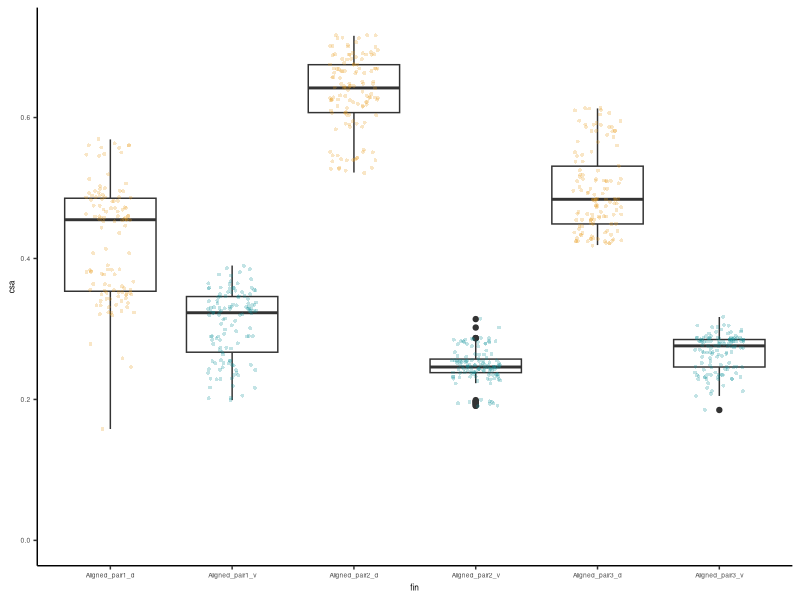
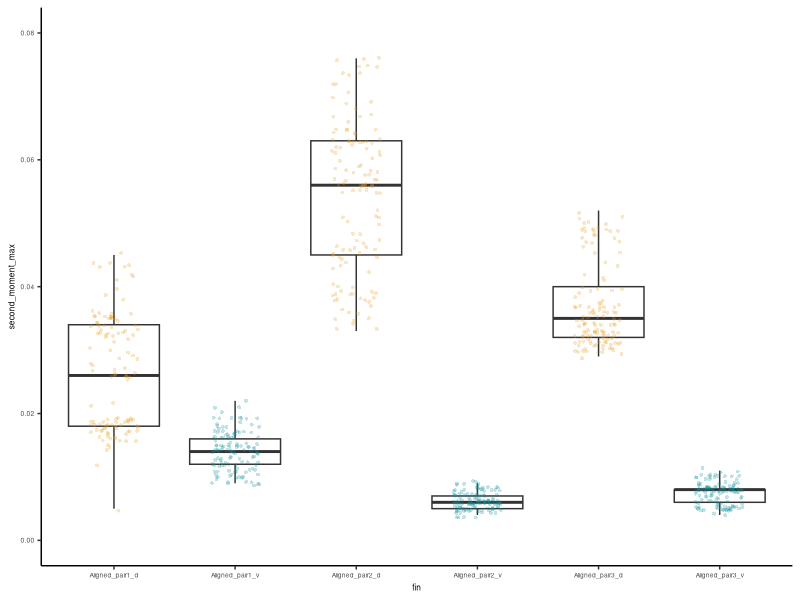

Reproduce these figures in R, in order. (Note: this script raises an error after producing the figures.)
# Measure and plot fin rays for NUFV110
# May 24 2019
# TAS


# initialize packages ####
library(ggplot2)


# load data ####
NUFV110_all_data <- read.delim("data/NUFV110_measured_rays.txt") # load data

NUFV110_all_data <- NUFV110_all_data[c("Label", "Slice","CSA","Imin_._.4.","Imax_._.4.")] # readuce to variables we compare
colnames(NUFV110_all_data) <- c("fin", "slice","csa","second_moment_min", "second_moment_max") # re-name columns for clarity.


# plot data ####
group.colors <- c(Aligned_pair1_d="#E89E1C", Aligned_pair1_v="#0D929A", # set color scheme for d vs v
                  Aligned_pair2_d="#E89E1C", Aligned_pair2_v="#0D929A",
                  Aligned_pair3_d="#E89E1C", Aligned_pair3_v="#0D929A")

# cross sectional area.
p_csa <- ggplot(data=NUFV110_all_data, aes(x=fin, y=csa)) +
  geom_boxplot() +
  geom_jitter(shape=16, position=position_jitter(0.2), size=1, alpha=0.25, aes(color=fin)) +
  scale_color_manual(values = group.colors) +
  ylim(0,0.72) +
  theme_classic() +
  theme(legend.position="none", text=element_text(size=6))

ggsave("output_figures/NUFV110_csa.pdf", plot=p_csa,  width=5, height=5, units = "cm")


# second moment of area - maximum # This time, I think it's more biologically relevant to choose max, because its orientation == the DV axis.
p_2nd_mom <- ggplot(data=NUFV110_all_data, aes(x=fin, y=second_moment_max))  +
  geom_boxplot() +
  geom_jitter(shape=16, position=position_jitter(0.2), size=1, alpha=0.25, aes(color=fin)) +
  scale_color_manual(values = group.colors) +
  ylim(0,0.08) +
  theme_classic() +
  theme(legend.position="none", text=element_text(size=6))

ggsave("output_figures/NUFV110_mom.pdf", plot=p_2nd_mom,  width=5, height=5, units = "cm")


# second moment of area - max # I think not going to use. In this spp., it corresponds to the AP axis of the fin. 
# ggplot(data=NUFV110_all_data, aes(x=fin, y=second_moment_max))  + geom_boxplot() + geom_jitter(shape=16, position=position_jitter(0.2), size=1, alpha=0.3) + ylim(0,0.0011)

# analyzing eusthenopteron rays ####
NUFV110_d1 <- NUFV110_all_data[NUFV110_all_data$fin=="Aligned_pair1_d",]
NUFV110_v1 <- NUFV110_all_data[NUFV110_all_data$fin=="Aligned_pair1_v",]
NUFV110_d2 <- NUFV110_all_data[NUFV110_all_data$fin=="Aligned_pair2_d",]
NUFV110_v2 <- NUFV110_all_data[NUFV110_all_data$fin=="Aligned_pair2_v",]
NUFV110_d3 <- NUFV110_all_data[NUFV110_all_data$fin=="Aligned_pair3_d",]
NUFV110_v3 <- NUFV110_all_data[NUFV110_all_data$fin=="Aligned_pair3_v",]

# comparing area - for figure
( mean(NUFV110_d1$csa)/mean(NUFV110_v1$csa) +
  mean(NUFV110_d2$csa)/mean(NUFV110_v2$csa) +
  mean(NUFV110_d3$csa)/mean(NUFV110_v3$csa)) /3

# comparing moment of area, minimum - for figure
(mean(NUFV110_d1$second_moment_max)/mean(NUFV110_v1$second_moment_max) +
  mean(NUFV110_d2$second_moment_max)/mean(NUFV110_v2$second_moment_max)+
  mean(NUFV110_d3$second_moment_max)/mean(NUFV110_v3$second_moment_max)) /3


# statistics  
# test if  data are normally distributed.
shapiro.test(NUFV110_d1$csa) # all less than 0.05. Therefore non-normal.
shapiro.test(NUFV110_d2$csa)  
shapiro.test(NUFV110_d3$csa)
shapiro.test(NUFV110_v1$csa)
shapiro.test(NUFV110_v2$csa)
shapiro.test(NUFV110_v3$csa) 
shapiro.test(NUFV110_d1$second_moment_min) 
shapiro.test(NUFV110_d2$second_moment_min)
shapiro.test(NUFV110_d3$second_moment_min) 
shapiro.test(NUFV110_v1$second_moment_min)
shapiro.test(NUFV110_v2$second_moment_min) 
shapiro.test(NUFV110_v3$second_moment_min)

# Interpreting the output: p-values < 0.05 imply that the distribution of the data are significantly different from normal distribution. In other words, we can assume that they are not-normal.
# Therefore, it is more appropriate to run the Mann-Whitney-Wilcoxon Test, which allows us to testwhether the population distributions are identical without assuming them to follow the normal distribution.

#  Add this to the table of stat. results
d1_vs_v1_csa <- as.vector(c("Tiktaalik", "NUFV110", "d1_vs_v1", "csa", wilcox.test(NUFV110_d1$csa, NUFV110_v1$csa)$statistic, wilcox.test(NUFV110_d1$csa, NUFV110_v1$csa)$p.value))
d2_vs_v2_csa <- as.vector(c("Tiktaalik", "NUFV110", "d2_vs_v3", "csa", wilcox.test(NUFV110_d2$csa, NUFV110_v2$csa)$statistic, wilcox.test(NUFV110_d2$csa, NUFV110_v2$csa)$p.value))
d3_vs_v3_csa <- as.vector(c("Tiktaalik", "NUFV110", "d2_vs_v3", "csa", wilcox.test(NUFV110_d3$csa, NUFV110_v3$csa)$statistic, wilcox.test(NUFV110_d3$csa, NUFV110_v3$csa)$p.value))
d1_vs_v1_mom <- as.vector(c("Tiktaalik", "NUFV110", "d1_vs_v1", "second_moment", wilcox.test(NUFV110_d1$second_moment_min, NUFV110_v1$second_moment_min)$statistic, wilcox.test(NUFV110_d1$second_moment_min, NUFV110_v1$second_moment_min)$p.value))
d2_vs_v2_mom <- as.vector(c("Tiktaalik", "NUFV110", "d2_vs_v3", "second_moment", wilcox.test(NUFV110_d2$second_moment_min, NUFV110_v2$second_moment_min)$statistic, wilcox.test(NUFV110_d2$second_moment_min, NUFV110_v2$second_moment_min)$p.value))
d3_vs_v3_mom <- as.vector(c("Tiktaalik", "NUFV110", "d2_vs_v3", "second_moment", wilcox.test(NUFV110_d3$second_moment_min, NUFV110_v3$second_moment_min)$statistic, wilcox.test(NUFV110_d3$second_moment_min, NUFV110_v3$second_moment_min)$p.value))

suppl_table <- rbind(d1_vs_v1_csa, d2_vs_v2_csa, d3_vs_v3_csa, d1_vs_v1_mom, d2_vs_v2_mom, d3_vs_v3_mom)

colnames(suppl_table) <- c("species", "specimen","rays_compared", "comparison", "W", "p-value")

write.table(suppl_table,"output_files/tetrapodomorph_dv_wilcox_test.txt",
            row.names = FALSE,
            quote=FALSE,
            append = TRUE,
            col.names = FALSE)